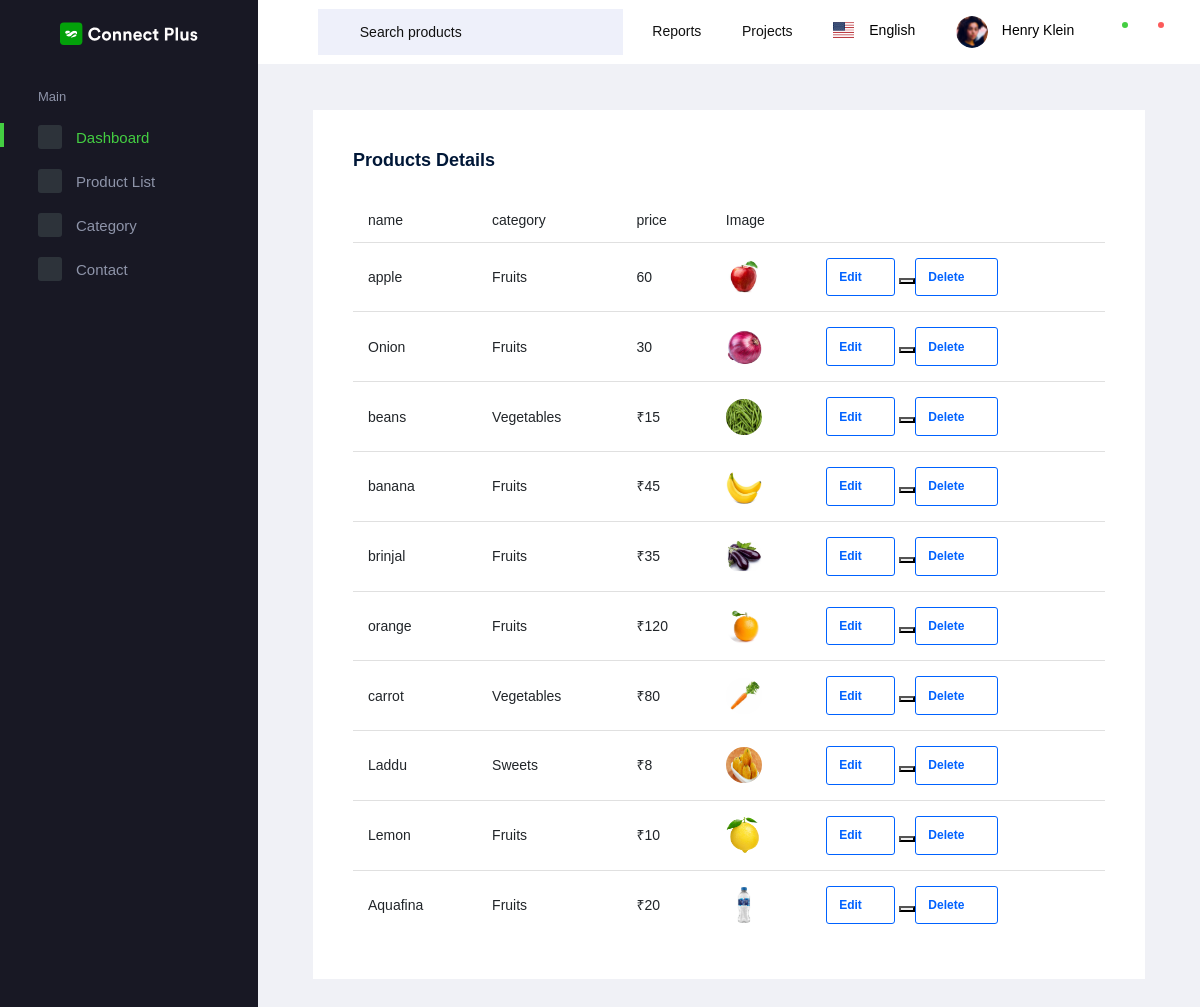
/backend/displaydata/, run on the app's committed database.
### backend/models.py (models this page shows)
class elementdb(models.Model):
    name = models.CharField(max_length=100,null=True,blank=True)
    Category = models.CharField(max_length=100,null=True,blank=True)
    price = models.CharField(max_length=100,null=True,blank=True)
    image = models.ImageField(upload_to='Product Images',null=True,blank=True)

### backend/views.py (the view)
# urls.py: path('displaydata/', views.displaydata, name='displaydata'),
def displaydata(request):
    data = elementdb.objects.all()
    return render(request,'displaycategory.html', {"data":data})

### backend/templates/displaycategory.html (shortened to what this page needs)
<!DOCTYPE html>
{% extends 'index.html' %}
{% block content %}
<html lang="en">
<head>
</head>
<body>
<div class="col-lg-12 grid-margin stretch-card">
                <div class="card">
                  <div class="card-body">
                    <h4 class="card-title">Products Details</h4>
                    <div class="table-responsive">
                      <table class="table table-hover">
                        <thead>
                          <tr>
                          <th>name</th>
                            <th>category</th>
                            <th>price</th>
                              <th>Image</th>
                          </tr>
                        </thead>
                        <tbody>
                        {% for i in data %}
                        <tr>
                            <td>{{i.name}}</td>
                            <td>{{i.Category}}</td>
                            <td>{{i.price}}</td>
                               <td>
                                     <img src="{{i.image.url}}" width="100px" height="100px">
                                  </td>
                            <td>
                                <a href="{% url 'editdata' eleid=i.id %}">
                                    <button type="button" class="btn btn-outline-primary btn-icon-text"> Edit <i class="mdi mdi-file-check btn-icon-append"></i>
                          </button>
                                </a>
                                <a href="{% url 'deletedata' eleid=i.id %}">
                                    <button>
                                        <button type="button" class="btn btn-outline-primary btn-icon-text"> Delete <i class="mdi mdi-file-check btn-icon-append"></i>
                          </button>
                                    </button>
                                </a>
                            </td>
                        </tr>
                        {% endfor %}
                        </tbody>
                      </table>
                    </div>
                  </div>
                </div>
              </div>
</body>
</html>
{% endblock %}

### data on the page
elementdb: name "apple", Category "Fruits", price "60", image (picture)
elementdb: name "Onion", Category "Fruits", price "30", image (picture)
elementdb: name "beans", Category "Vegetables", price "₹15", image (picture)
elementdb: name "banana", Category "Fruits", price "₹45", image (picture)
elementdb: name "brinjal", Category "Fruits", price "₹35", image (picture)
elementdb: name "orange", Category "Fruits", price "₹120", image (picture)
elementdb: name "carrot", Category "Vegetables", price "₹80", image (picture)
elementdb: name "Laddu", Category "Sweets", price "₹8", image (picture)
elementdb: name "Lemon", Category "Fruits", price "₹10", image (picture)
elementdb: name "Aquafina", Category "Fruits", price "₹20", image (picture)
